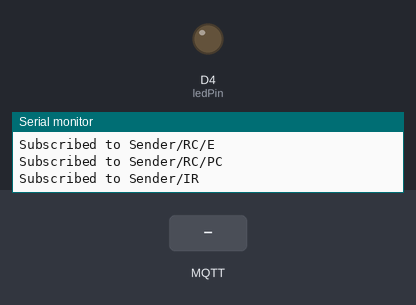
A sketch run on a simulated ESP8266 (NodeMCU). Shown: output pins drawn as LEDs (lit = HIGH), the last lines printed to the serial monitor. Inputs (shaded band) come from the test bench. WiFi joins after 1.5 s; servers stay silent unless stated; no MQTT or app messages arrive unless stated.

Above: at 3.2 s.
3.3 s: MQTT message "Sender/IR" arrives on the first subscribed topic
At 3.8 s:
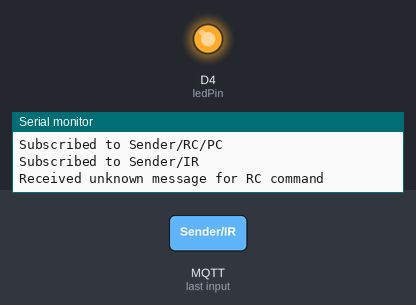
4.8 s: MQTT message "on" arrives on the first subscribed topic
At 6.2 s:
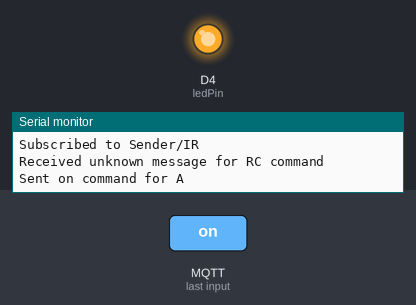
6.8 s: MQTT message "off" arrives on the first subscribed topic
At 7.7 s:
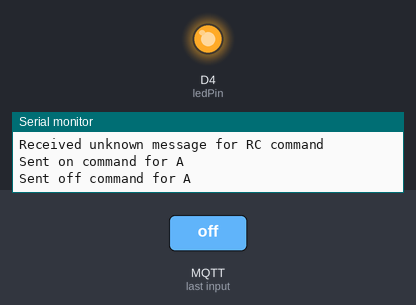
8.8 s: MQTT message "on" arrives on the second subscribed topic
At 9.2 s:
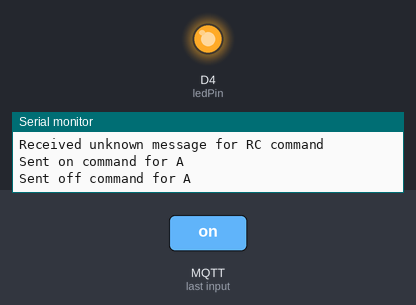
10.8 s: MQTT message "off" arrives on the second subscribed topic
At 11.9 s:
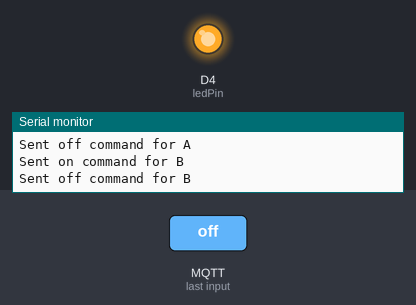
12.8 s: MQTT message "on" arrives on the third subscribed topic
At 13.5 s:
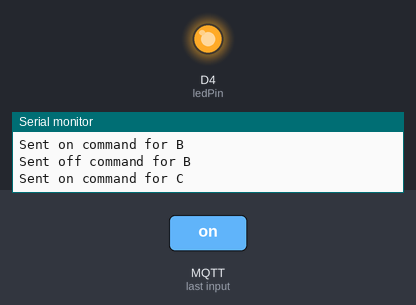
Timing chart, 0 to 15.8 s (numbered marks = the images above; inputs shaded):
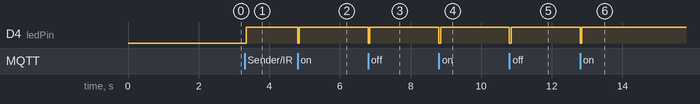

The sketch:

MQTT_sender.ino
```cpp
#include <RCSwitch.h>
#include <ESP8266WiFi.h>
#include <PubSubClient.h>
#include <IRremoteESP8266.h>
#include <IRsend.h>
#include "config.h"
#include "tv_remote_database.h"

RCSwitch mySwitch = RCSwitch(); // Create an instance of the RCSwitch library
WiFiClient espClient;
PubSubClient client(espClient);
IRsend irsend(IR_PIN);
unsigned long lastPublish = 0;

void setup() {
  Serial.begin(115200);
  mySwitch.enableTransmit(TRANSMITTER_PIN);
  WiFi.mode(WIFI_STA);
  WiFi.begin(ssid, password);
  while (WiFi.status() != WL_CONNECTED) {
    delay(1000);
    Serial.println("Connecting to WiFi...");
  }

  client.setServer(mqtt_server, mqtt_port);
  client.setCallback(callback);

  while (!client.connected()) {
    Serial.println("Connecting to MQTT...");
    if (client.connect("ESP32Client", mqtt_username, mqtt_password)) {
      Serial.println("connected");
    } else {
      Serial.print("failed with state ");
      Serial.print(client.state());
      delay(2000);
    }
  }

  // Subscribe to all device topics
  for (int i = 0; i < numDevices; i++) {
    char topic[10];
    snprintf(topic, 30, "Sender/RC/%s", devices[i][0].c_str());
    client.subscribe(topic);
    Serial.print("Subscribed to ");
    Serial.println(topic);
  }

  // Subscribe to the IR topic
  client.subscribe("Sender/IR");
  Serial.println("Subscribed to Sender/IR");
}

void loop() {
  if (!client.connected()) {
    Serial.println("Reconnecting to MQTT...");
    if (client.connect("ESP32Client", mqtt_username, mqtt_password)) {
      Serial.println("connected");

      // Resubscribe to all device topics
      for (int i = 0; i < numDevices; i++) {
        char topic[10];
        snprintf(topic, 10, "Sender/RC/%s", devices[i][0].c_str());
        client.subscribe(topic);
        Serial.print("Subscribed to ");
        Serial.println(topic);
      }

      // Resubscribe to the IR topic
      client.subscribe("Sender/IR");
      Serial.println("Subscribed to Sender/IR");
    } else {
      Serial.print("failed with state ");
      Serial.print(client.state());
      delay(2000);
      return;
    }
  }
  client.loop();
  if (millis() - lastPublish > 5000) {
    client.publish("Sender/state", "online");
    lastPublish = millis();
  }
}

void callback(char* topic, byte* payload, unsigned int length) {
  // Find the device based on the topic for RC commands
  blinkLED();
  int deviceIndex = -1;
  for (int i = 0; i < numDevices; i++) {
    std::string deviceTopic = std::string("Sender/RC/") + devices[i][0].c_str();
    if (String(topic) == deviceTopic.c_str()) {
      deviceIndex = i;
      break;
    }
  }

  if (deviceIndex != -1) {
    handleRCCommand(devices[deviceIndex], payload, length);
  } else if (String(topic) == "Sender/IR") {
    handleAndSendIRCommand(payload, length);
  } else {
    Serial.println("Received message for unknown device or topic");
  }
}


void handleAndSendIRCommand(byte* payload, unsigned int length) {
  // Parse the message
  String message = "";
  for (int i = 0; i < length; i++) {
    message += (char)payload[i];
  }

  // Check if the message exists in the IR_CODES_MAP
  if (IR_CODES_MAP.find(message.c_str()) != IR_CODES_MAP.end()) {
    unsigned long irCode = IR_CODES_MAP.at(message.c_str());

    // Send the IR code
    IRsend irsend(IR_PIN);
    irsend.begin();

    irsend.sendSAMSUNG(irCode, 32, 1);
    Serial.print("Sent IR code: ");
    Serial.println(message); // Print the name of the IR code instead of the hex value

  } else {
    Serial.print("Received unknown IR command: ");
    Serial.println(message);
  }
}


void handleRCCommand(const String device[], byte* payload, unsigned int length) {
  // Parse the message
  String message = "";
  for (int i = 0; i < length; i++) {
    message += (char)payload[i];
  }

  // Send the command
  if (message == "on" || message == "ON") {
    sendRCCode(device, true);
  } else if (message == "off" || message == "OFF") {
    sendRCCode(device, false);
  } else {
    Serial.println("Received unknown message for RC command");
  }
}

void sendRCCode(const String device[], bool on) {
  int protocol = device[4].toInt();
  int pulseLength = device[3].toInt();

  mySwitch.setProtocol(protocol);
  mySwitch.setPulseLength(pulseLength);

  int commandCode = on ? device[1].toInt() : device[2].toInt();
  mySwitch.send(commandCode, 24);

  Serial.print("Sent ");
  Serial.print(on ? "on" : "off");
  Serial.print(" command for ");
  Serial.println(device[0]);
}

void blinkLED() {
  const int ledPin = LED_BUILTIN;
  const int blinkDuration = 50; // blink duration in milliseconds

  pinMode(ledPin, OUTPUT);
  digitalWrite(ledPin, LOW);
  delay(blinkDuration);
  digitalWrite(ledPin, HIGH);
}
```

tv_remote_database.h
```cpp
#ifndef TV_REMOTE_DATABASE_H
#define TV_REMOTE_DATABASE_H

#include <map>
#include <string>

// IR codes for TV remote buttons
const std::map<std::string, unsigned long> IR_CODES_MAP = {
  {"POWER", 0xE0E040BF},
  {"SOURCE", 0xE0E0807F},
  {"NUMBER_1", 0xE0E020DF},
  {"NUMBER_2", 0xE0E0A05F},
  {"NUMBER_3", 0xE0E0609F},
  {"NUMBER_4", 0xE0E010EF},
  {"NUMBER_5", 0xE0E0906F},
  {"NUMBER_6", 0xE0E050AF},
  {"NUMBER_7", 0xE0E030CF},
  {"NUMBER_8", 0xE0E0B04F},
  {"NUMBER_9", 0xE0E0708F},
  {"NUMBER_0", 0xE0E08877},
  {"VOLUME_UP", 0xE0E0E01F},
  {"VOLUME_DOWN", 0xE0E0D02F},
  {"CHANNEL_UP", 0xE0E048B7},
  {"CHANNEL_DOWN", 0xE0E008F7},
  {"MUTE", 0xE0E0F00F},
  {"INFO", 0xE0E0F807},
  {"MENU", 0xE0E058A7},
  {"GUIDE", 0xE0E0F20D},
  {"RETURN", 0xE0E01AE5},
  {"EXIT", 0xE0E0B44B},
  {"UP", 0xE0E006F9},
  {"DOWN", 0xE0E08679},
  {"LEFT", 0xE0E0A659},
  {"RIGHT", 0xE0E046B9},
  {"ENTER", 0xE0E016E9}
};

#endif  // TV_REMOTE_DATABASE_H
```

config.h
```cpp
#ifndef CONFIG_H
#define CONFIG_H

// Wi-Fi network credentials
const char* ssid = "Martin Router King";
const char* password = "Routerking!1312";

// MQTT broker settings
const char* mqtt_server = "homeassistant.local";
const int mqtt_port = 1883;
const char* mqtt_username = "mqtt";
const char* mqtt_password = "Dreierpack1!";

const int TRANSMITTER_PIN = D8;
const int IR_PIN = D7;

// RC device settings
const String devices[][5] = {
  {"A", "1361", "1364", "300", "1"},
  {"B", "4433", "4436", "300", "1"},
  {"C", "5201", "5204", "300", "1"},
  {"D", "5393", "5396", "300", "1"},
  {"E", "4195665", "4195668", "300", "1"},
  {"PC", "13637", "13637", "300", "1"}
};

const int numDevices = sizeof(devices) / sizeof(devices[0]);

#endif
```

Measured:
- after the input at 3.3 s, D4 (ledPin): LOW → HIGH after 0.05 s
- after the input at 4.8 s, D4 (ledPin): HIGH → LOW at once, → HIGH 0.05 s later
- after the input at 6.8 s, D4 (ledPin): HIGH → LOW at once, → HIGH 0.05 s later
- after the input at 8.8 s, D4 (ledPin): HIGH → LOW at once, → HIGH 0.05 s later
- after the input at 10.8 s, D4 (ledPin): HIGH → LOW at once, → HIGH 0.05 s later
- after the input at 12.8 s, D4 (ledPin): HIGH → LOW at once, → HIGH 0.05 s later
